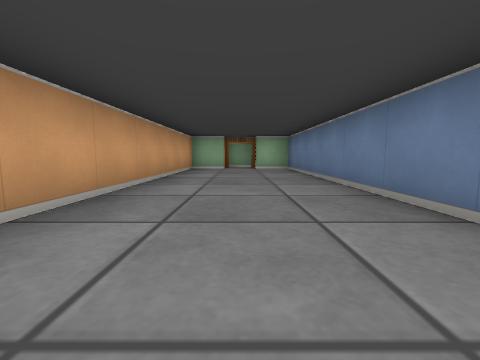
view 1 (above)

19 first-person views from a walk through a cub3D level. The camera is about half as high as the walls, tilts 6° down and sees 90° across. The floor is counted in squares. Each view is taken from the middle of a square. On the plan, view 1 faces up. The plan holds only what a view shows up to about 9 squares ahead; the rest is blank.

view 2
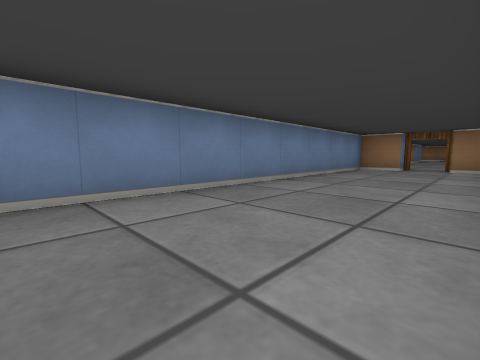

view 3
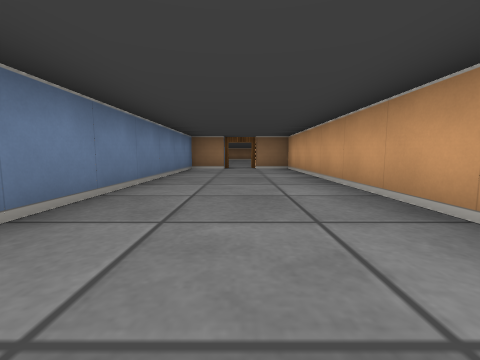

view 4
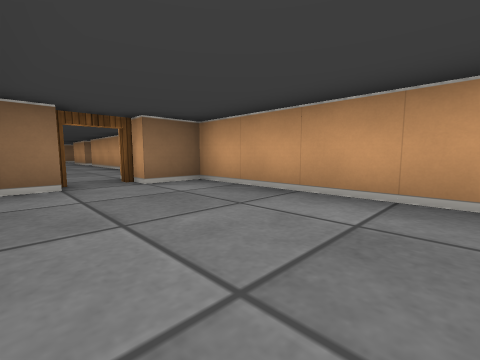

view 5
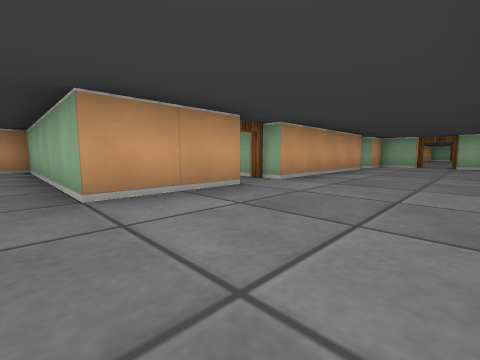

view 6
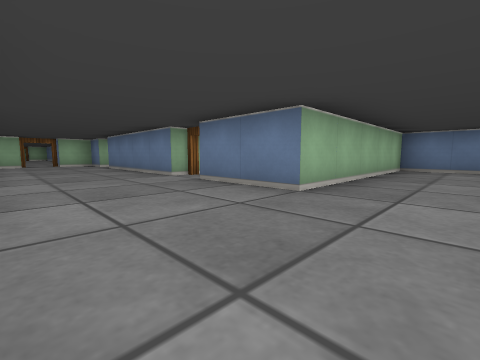

view 7
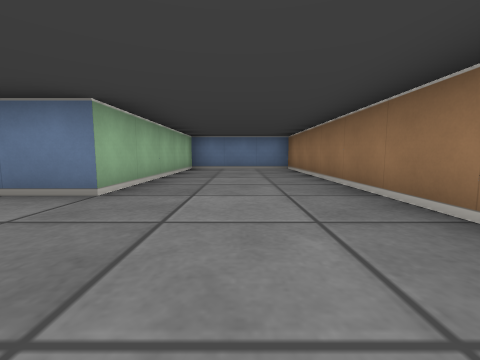

view 8
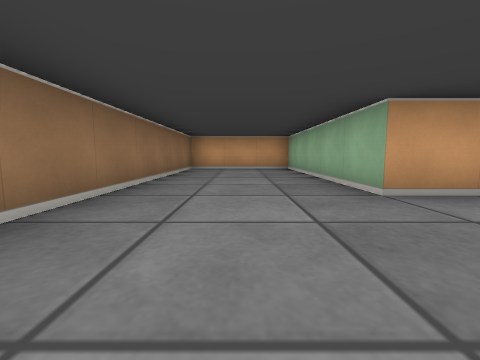

view 9
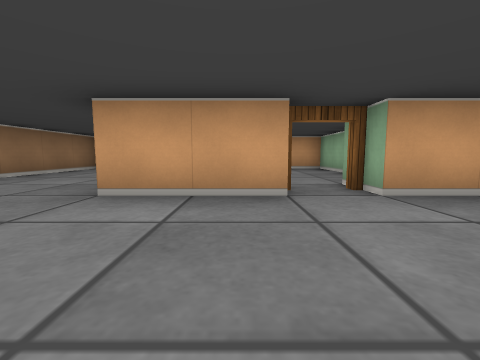

view 10
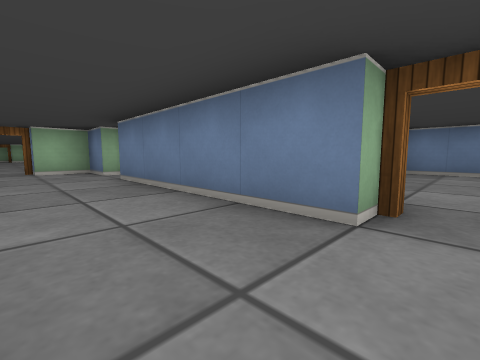

view 11
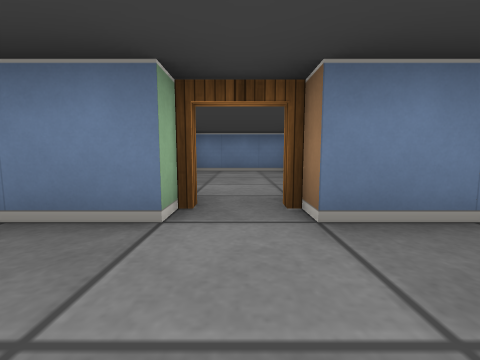

view 12
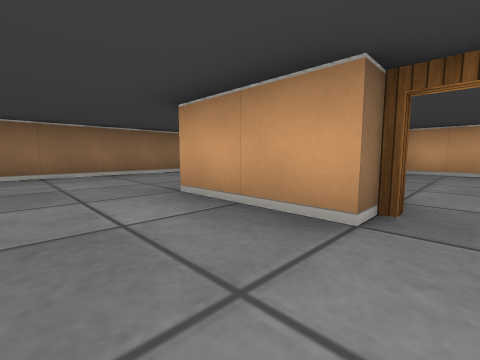

view 13
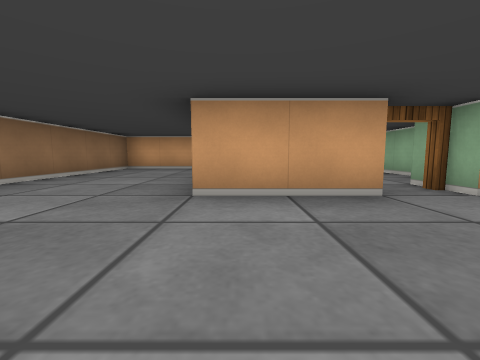

view 14
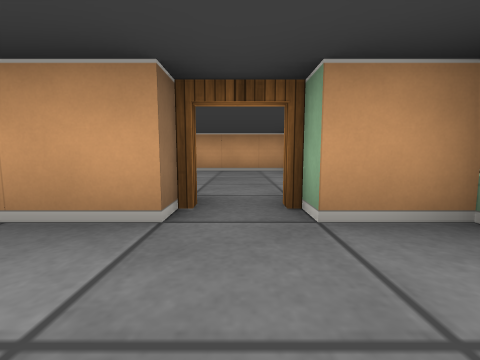

view 15
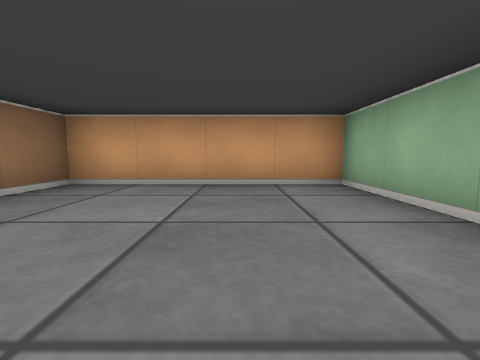

view 16
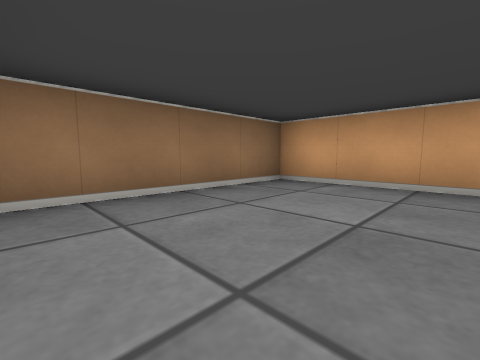

view 17
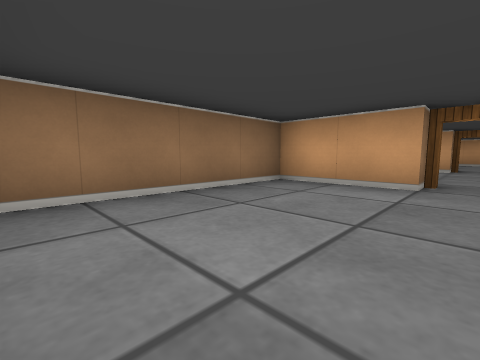

view 18
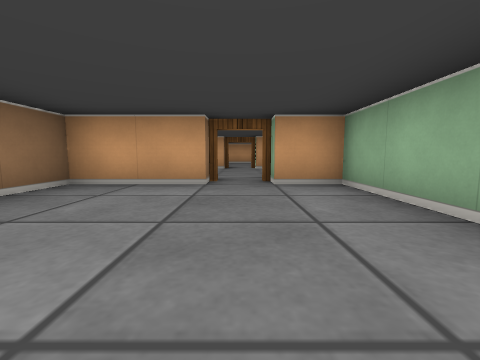

view 19
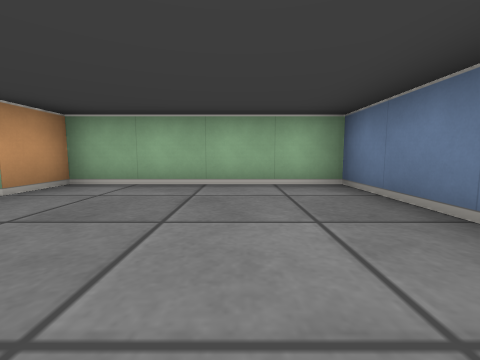

### Floor plan
Ten units are one square. View 1 is at (0, 0); x grows to the right and y downward. Boxes are objects, and circles mark ways between rooms. Rooms are numbered by the first view taken in them; rooms with no view inside come last. Other rooms are left out.
<svg viewBox="-70 -90 140 260">
<path fill="none" stroke="#000" d="M-5 -75 -15 -75 -15 35 -5 35M5 35 15 35 15 -75 5 -75M5 -85 -4 -85M-15 115 -15 135 -65 135 -65 165 65 165 65 135 15 135 15 115M15 105 15 65M-15 65 -15 105M15 55 15 45 5 45M-5 45 -15 45 -15 55M-44 45 -65 45 -65 85 -29 85M25 65 25 85 61 85M65 66 65 45 25 45 25 55M-39 95 -65 95 -65 122M65 122 65 98"/>
<circle cx="0" cy="40" r="3" fill="#2a7"/>
<circle cx="-20" cy="60" r="3" fill="#2a7"/>
<circle cx="20" cy="60" r="3" fill="#2a7"/>
<circle cx="-20" cy="110" r="3" fill="#2a7"/>
<circle cx="20" cy="110" r="3" fill="#2a7"/>
<text x="0" y="-20">1</text>
<text x="0" y="130">2</text>
<text x="-50" y="60">3</text>
<text x="40" y="60">4</text>
<text x="-50" y="110">5</text>
<text x="40" y="110">6</text>
</svg>
Room 1 opens to room 2. Room 2 opens to room 3. Room 2 opens to room 4. Room 2 opens to room 5. Room 2 opens to room 6.

Where each view was taken, in squares from view 1:
view 1: 0 up, 0 right, facing up
view 2: 4 up, 1 left, facing down-right
view 3: 4 up, 0 right, facing down
view 4: 0 up, 1 right, facing down-left
view 5: 14 down, 1 right, facing up-left
view 6: 15 down, 1 left, facing up-right
view 7: 15 down, 1 left, facing right
view 8: 15 down, 1 right, facing left
view 9: 12 down, 1 right, facing left
view 10: 11 down, 0 right, facing up-right
view 11: 11 down, 0 right, facing right
view 12: 11 down, 0 right, facing down-left
view 13: 13 down, 1 right, facing left
view 14: 6 down, 0 right, facing left
view 15: 6 down, 3 left, facing left
view 16: 6 down, 3 left, facing down-left
view 17: 6 down, 6 right, facing down-left
view 18: 6 down, 6 right, facing left
view 19: 8 down, 5 right, facing up
